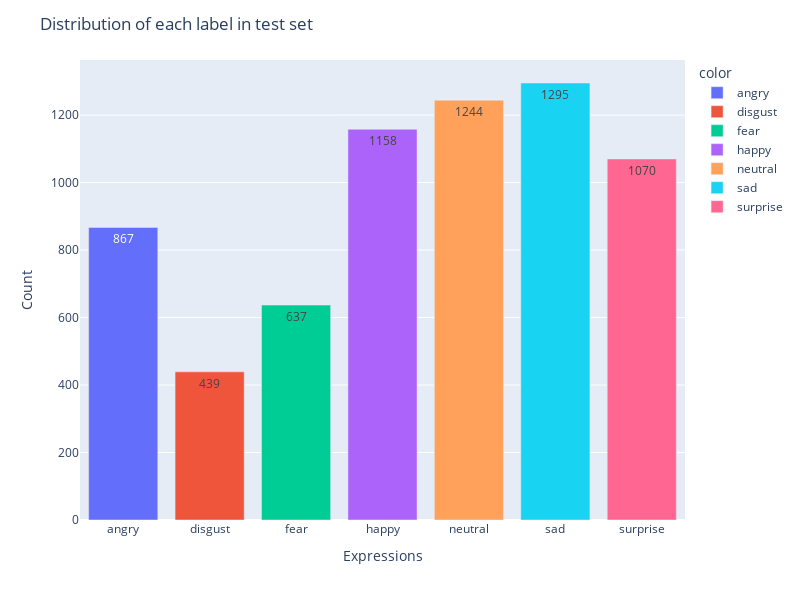

The notebook cell saved with this chart:
### Code cell
labels = ["angry", "disgust", "fear", "happy", "neutral", "sad", "surprise"]
fig = px.bar(x=labels, y=class_count_in_test_set, color=labels)

fig.update_layout(
    title="Distribution of each label in test set",
    xaxis_title="Expressions",
    yaxis_title="Count",
    height=600,
    width=800,
)

fig.update_traces(texttemplate="%{y}", textposition="inside")

fig.show()

### Figure 1 — Plotly figure (JSON) as saved in the notebook; plotly's stock layout.template omitted (floating-point values rounded to 4 significant figures)
{"data": [{"alignmentgroup": "True", "hovertemplate": "color=angry<br>x=%{x}<br>y=%{y}<extra></extra>", "legendgroup": "angry", "marker": {"color": "#636efa", "pattern": {"shape": ""}}, "name": "angry", "offsetgroup": "angry", "orientation": "v", "showlegend": true, "textposition": "inside", "texttemplate": "%{y}", "type": "bar", "x": ["angry"], "xaxis": "x", "y": [867], "yaxis": "y"}, {"alignmentgroup": "True", "hovertemplate": "color=disgust<br>x=%{x}<br>y=%{y}<extra></extra>", "legendgroup": "disgust", "marker": {"color": "#EF553B", "pattern": {"shape": ""}}, "name": "disgust", "offsetgroup": "disgust", "orientation": "v", "showlegend": true, "textposition": "inside", "texttemplate": "%{y}", "type": "bar", "x": ["disgust"], "xaxis": "x", "y": [439], "yaxis": "y"}, {"alignmentgroup": "True", "hovertemplate": "color=fear<br>x=%{x}<br>y=%{y}<extra></extra>", "legendgroup": "fear", "marker": {"color": "#00cc96", "pattern": {"shape": ""}}, "name": "fear", "offsetgroup": "fear", "orientation": "v", "showlegend": true, "textposition": "inside", "texttemplate": "%{y}", "type": "bar", "x": ["fear"], "xaxis": "x", "y": [637], "yaxis": "y"}, {"alignmentgroup": "True", "hovertemplate": "color=happy<br>x=%{x}<br>y=%{y}<extra></extra>", "legendgroup": "happy", "marker": {"color": "#ab63fa", "pattern": {"shape": ""}}, "name": "happy", "offsetgroup": "happy", "orientation": "v", "showlegend": true, "textposition": "inside", "texttemplate": "%{y}", "type": "bar", "x": ["happy"], "xaxis": "x", "y": [1158], "yaxis": "y"}, {"alignmentgroup": "True", "hovertemplate": "color=neutral<br>x=%{x}<br>y=%{y}<extra></extra>", "legendgroup": "neutral", "marker": {"color": "#FFA15A", "pattern": {"shape": ""}}, "name": "neutral", "offsetgroup": "neutral", "orientation": "v", "showlegend": true, "textposition": "inside", "texttemplate": "%{y}", "type": "bar", "x": ["neutral"], "xaxis": "x", "y": [1244], "yaxis": "y"}, {"alignmentgroup": "True", "hovertemplate": "color=sad<br>x=%{x}<br>y=%{y}<extra></extra>", "legendgroup": "sad", "marker": {"color": "#19d3f3", "pattern": {"shape": ""}}, "name": "sad", "offsetgroup": "sad", "orientation": "v", "showlegend": true, "textposition": "inside", "texttemplate": "%{y}", "type": "bar", "x": ["sad"], "xaxis": "x", "y": [1295], "yaxis": "y"}, {"alignmentgroup": "True", "hovertemplate": "color=surprise<br>x=%{x}<br>y=%{y}<extra></extra>", "legendgroup": "surprise", "marker": {"color": "#FF6692", "pattern": {"shape": ""}}, "name": "surprise", "offsetgroup": "surprise", "orientation": "v", "showlegend": true, "textposition": "inside", "texttemplate": "%{y}", "type": "bar", "x": ["surprise"], "xaxis": "x", "y": [1070], "yaxis": "y"}], "layout": {"barmode": "relative", "height": 600, "legend": {"title": {"text": "color"}, "tracegroupgap": 0}, "margin": {"t": 60}, "title": {"text": "Distribution of each label in test set"}, "width": 800, "xaxis": {"anchor": "y", "domain": [0, 1], "title": {"text": "Expressions"}}, "yaxis": {"anchor": "x", "domain": [0, 1], "title": {"text": "Count"}}}}
